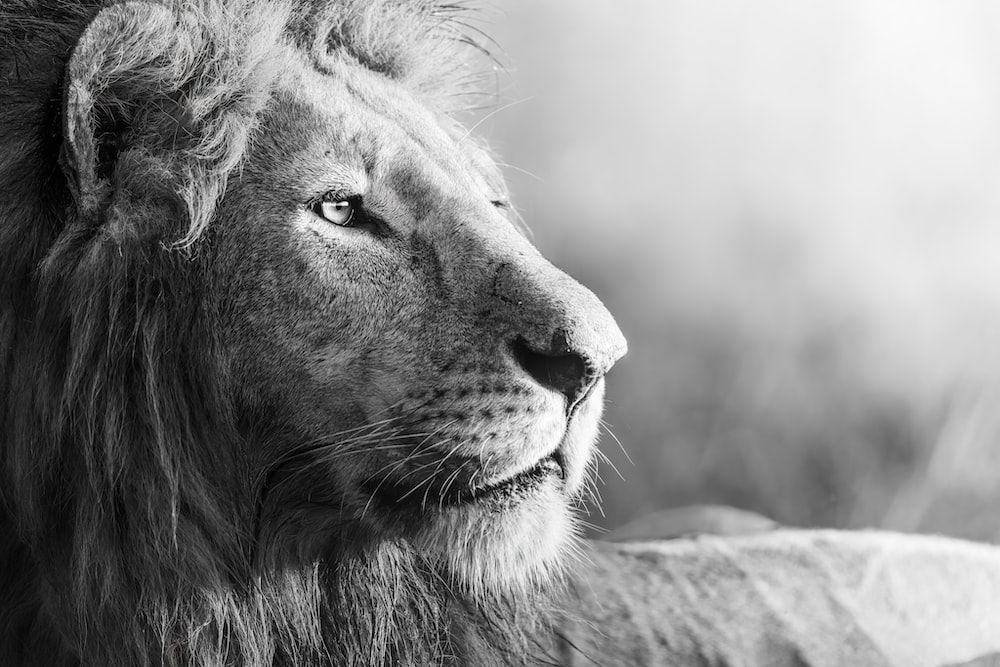
%> input picture Dữ liệu bài tập/Buổi 04 (07-12-C)/lion.jpg, 1000 x 667 px
$ octave Ex4_1.m   (GNU Octave 9; MATLAB toolbox functions it lacks are replaced by stand-ins)
%> lines starting %> are read from the running program, lines starting %| are printed output that depends on the picture
%Ex4_1 Gray-Level transformations

clear, clc, close all;

%%%%%%%%%%%%%%%%%%%%%%%%%%%%%%%%%%%%%%%%%%%%%%%%%%%%
pkg load image;
%Load image test
I = imread('lion.jpg');
%> I is the input picture: size 667x1000x3 uint8; mean R, G, B 137.3, 137.3, 137.3

FS = 15; %Font-size of caption
####################################################
%a. Indetity transformations
%plot the transformation function
##figure(1), clf;
##x = uint8(0: 255);
##plot(x, 'LineWidth', 1.5);
##xlim([0 255]);
##ylim([0 255]);
##grid on;
##
##%perform the identity transformation
##I1 = x(I + 1);
##figure(2), clf;
##subplot(1, 2, 1), imshow(I), title('Original image', "fontsize", FS);
##subplot(1, 2, 2), imshow(I1), title('Indentity', "fontsize", FS);

%saveas(2, 'Indentity transformation.png');

####################################################
%b. Negative transformations
%plot the transformation function
##figure(1), clf;
##y = uint8(255: -1: 0);
##plot(y, 'LineWidth', 1.5);
##xlim([0 255]);
##ylim([0 255]);
##grid on;
##
##%perform the identity transformation
##I2 = y(I + 1);
##figure(2), clf;
##subplot(1, 2, 1), imshow(I), title('Original image', "fontsize", FS);
##subplot(1, 2, 2), imshow(I2), title('Negative', "fontsize", FS);

########################################################
####%c. Logarithmic transformations
####%plot the transformation function
##figure(1), clf;
##x = uint8(0: 255);
##c = 255 / log(256);
##y = c * log(x + 1);
##plot(y, 'LineWidth', 1.5);
##xlim([0 255]);
##ylim([0 255]);
##grid on;
##
##%perform the identity transformation
##I3 = uint8(y(I + 1));
##figure(2), clf;
##subplot(1, 2, 1), imshow(I), title('Original image', "fontsize", FS);
##subplot(1, 2, 2), imshow(I3), title('Logarithmic', "fontsize", FS);

####################################################
%d. Piecewise linear transformations
%plot the transformation function
figure(1), clf;
LUT = uint8(zeros([1 256]));
LUT(1: 101) = (0: 100) + 10;
LUT(102: 201) = 150;
LUT(202: 256) = 0.85 * (201: 255);
plot(LUT, 'LineWidth', 1.5);
xlim([0 255]);
ylim([0 255]);
grid on; axis tight, axis square;
%> after `axis square`:
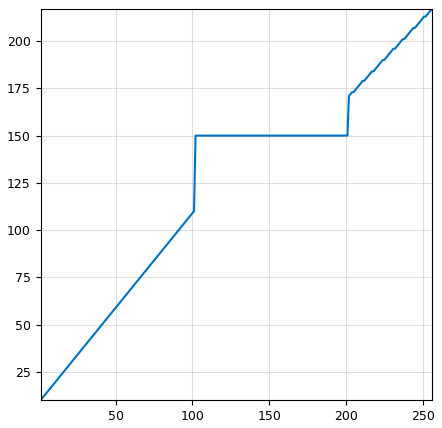
%> figure redrawn from the program's plot data; curve peaks at x = 256, y = 217

%perform the identity transformation
I4 = intlut(I, LUT);
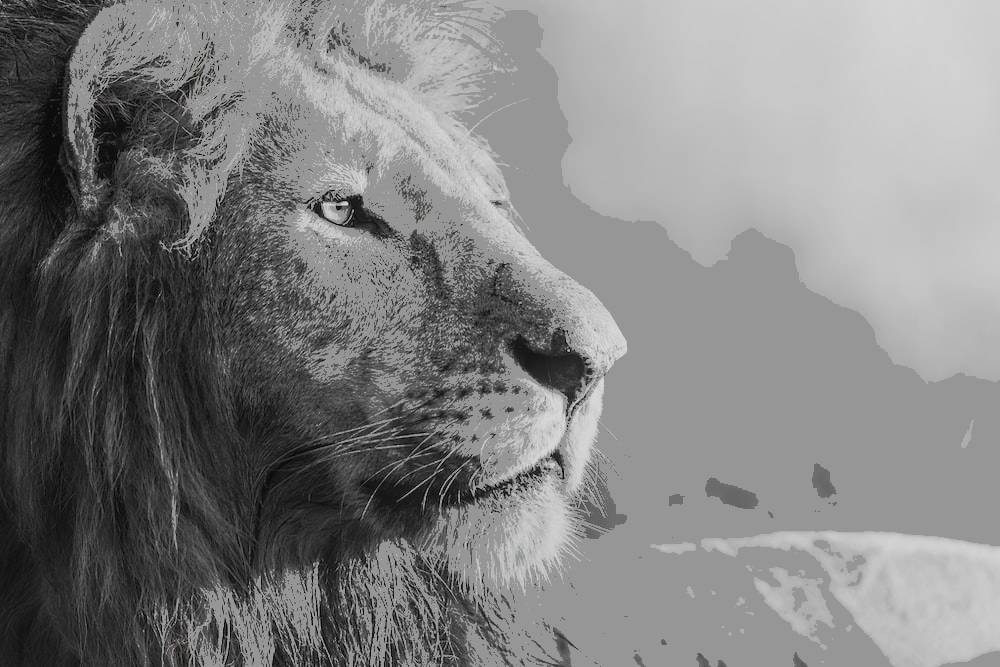
%> I4: size 667x1000x3 uint8; mean R, G, B 129.4, 129.4, 129.4
figure(2), clf;
subplot(1, 2, 1), imshow(I), title('Original image', "fontsize", FS);
subplot(1, 2, 2), imshow(I4), title('Piecewise linear', "fontsize", FS);

$ run again, with Dữ liệu bài tập/Buổi 04 (07-12-C)/brain.jpg copied over Dữ liệu bài tập/Buổi 04 (07-12-C)/lion.jpg
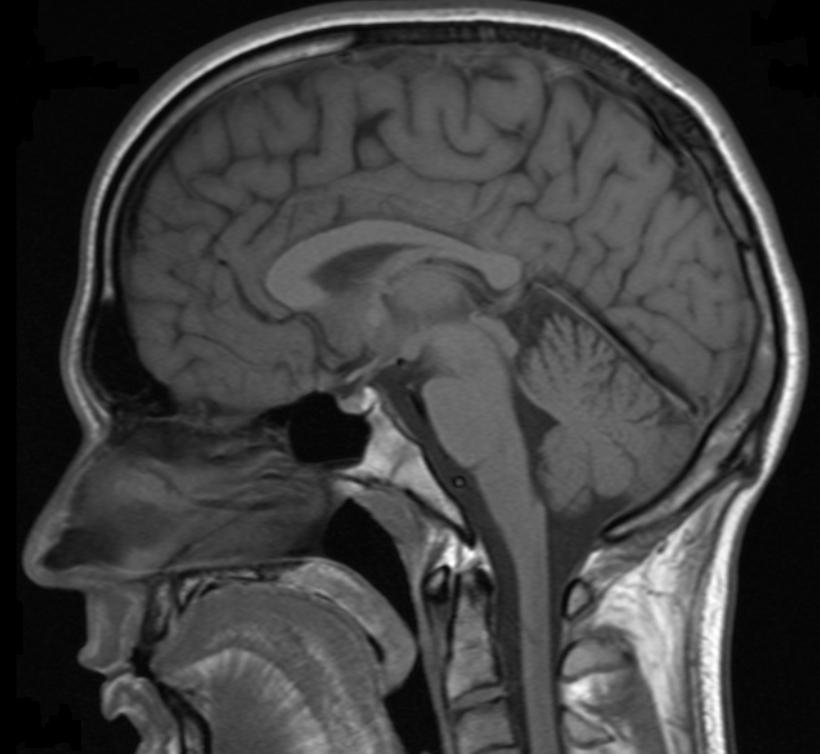
%> input picture Dữ liệu bài tập/Buổi 04 (07-12-C)/brain.jpg, 820 x 754 px
%> I is the input picture: size 754x820 uint8; min 0, max 255, mean 63.9
%> `I4 = intlut(I, LUT);`:
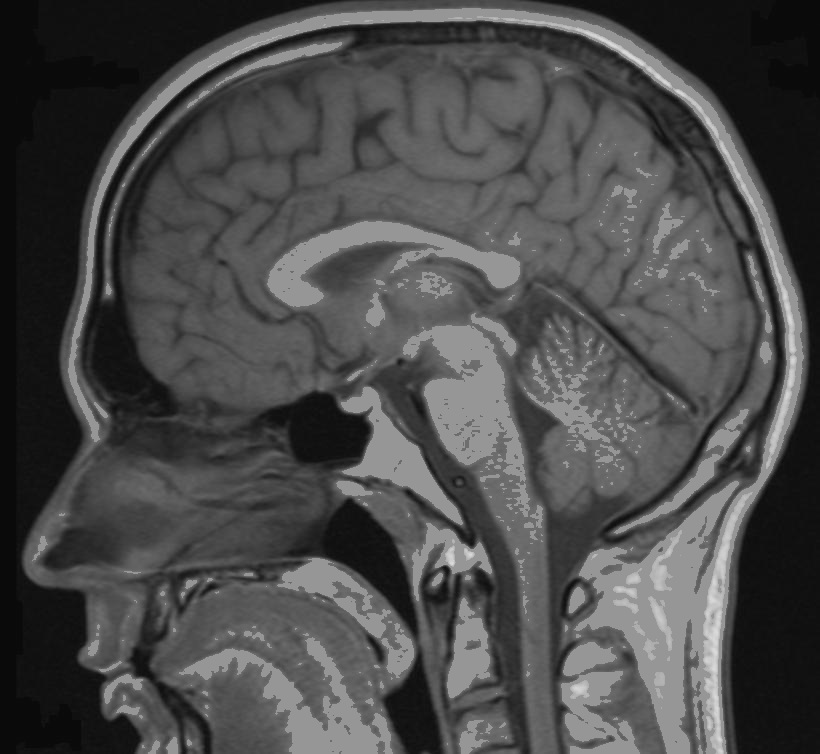
%> I4: size 754x820 uint8; min 10, max 217, mean 75.1
